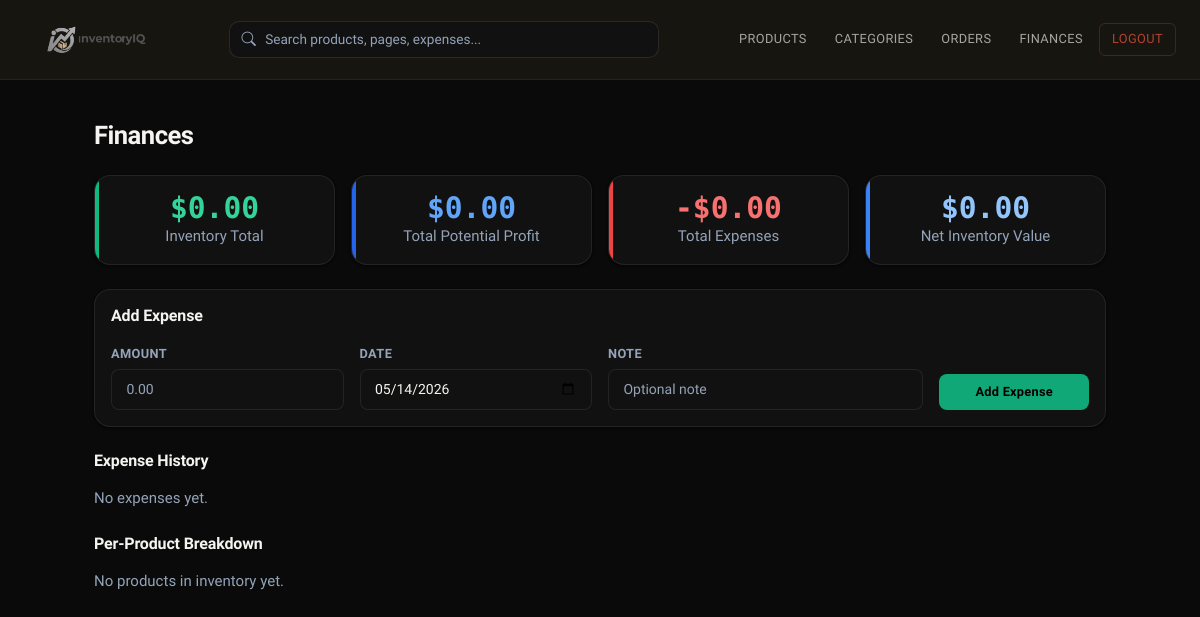
/finances/ (signed in), run on an earlier commit of the app's database.
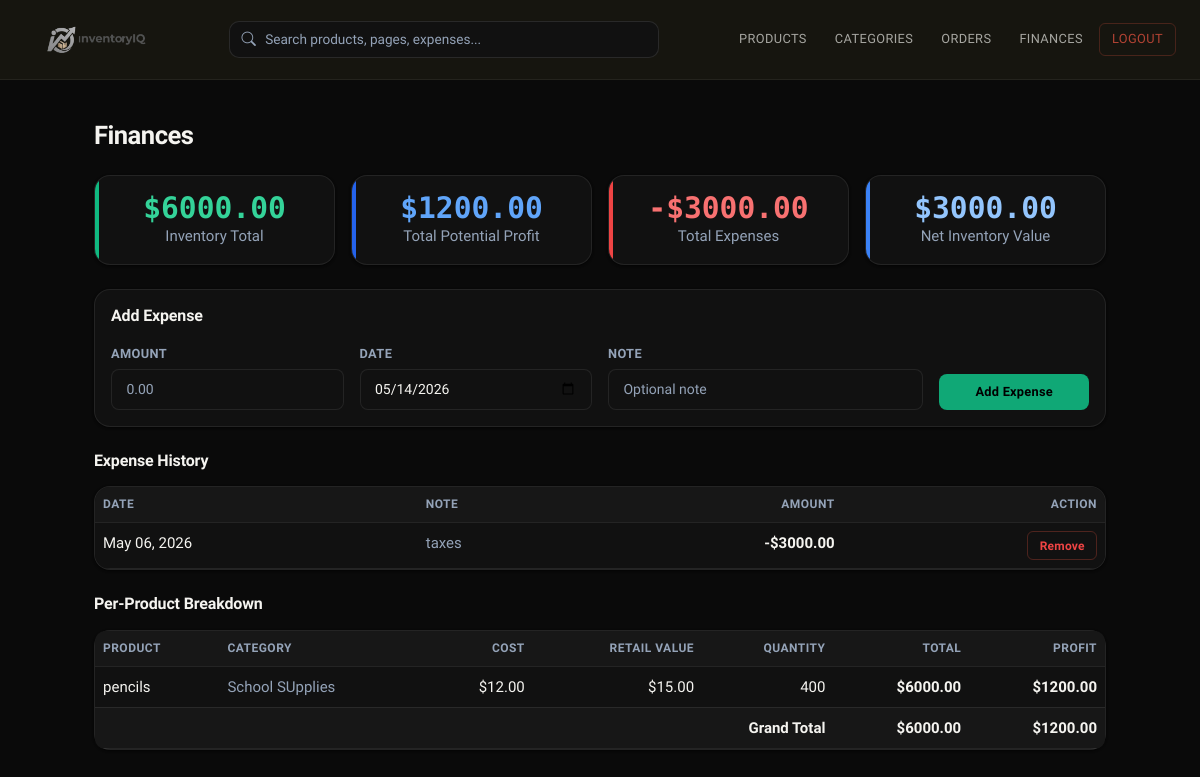
And on a later commit of the database.
### inventory/models.py (models this page shows, shortened)
class Expense(models.Model):
    user = models.ForeignKey(User, on_delete=models.CASCADE, null=True, blank=True)
    amount = models.DecimalField(max_digits=12, decimal_places=2)
    date = models.DateField(default=timezone.now)
    note = models.TextField(blank=True)
    created_at = models.DateTimeField(auto_now_add=True)
    class Meta:
        ordering = ["-date", "-created_at"]

class Category(models.Model):
    user = models.ForeignKey(User, on_delete=models.CASCADE, null=True, blank=True)
    name = models.CharField(max_length=100)
    parent = models.ForeignKey(
        'self',
        on_delete=models.SET_NULL,
        null=True,
        blank=True,
        related_name='subcategories'
    )
    def __str__(self):
        if self.parent:
            return f"{self.parent.name} > {self.name}"
        return self.name
    class Meta:
        verbose_name_plural = "Categories"
        ordering = ["name"]

class Product(models.Model):
    user = models.ForeignKey(User, on_delete=models.CASCADE, null=True, blank=True)
    name = models.CharField(max_length=200)
    category = models.ForeignKey(
        Category, on_delete=models.SET_NULL, null=True, blank=True
    )
    quantity = models.PositiveIntegerField(default=0)
    low_stock_threshold = models.PositiveIntegerField(default=5)
    description = models.TextField(blank=True)
    created_at = models.DateTimeField(auto_now_add=True)
    updated_at = models.DateTimeField(auto_now=True)
    sku_number = models.CharField(max_length=100, unique=True, blank=True, null=True)
    low_stock_notified = models.BooleanField(default=False)
    retail_value = models.DecimalField(
        max_digits=10, decimal_places=2, null=True, blank=True
    )
    cost_value = models.DecimalField(
        max_digits=10, decimal_places=2, null=True, blank=True
    )
    display_order = models.PositiveIntegerField(default=0)

### inventory/views.py (the view)
# urls.py: path('finances/', views.finances, name='finances'),
@login_required
def finances(request):
    if request.method == "POST":
        expense_form = ExpenseForm(request.POST)
        if expense_form.is_valid():
            expense = expense_form.save(commit=False)
            expense.user = request.user
            expense.save()
            log_activity("expense", f"Recorded expense: ${expense.amount}.")
            messages.success(request, "Expense added.")
            return redirect("finances")
    else:
        expense_form = ExpenseForm()
    products = Product.objects.filter(user=request.user).select_related("category").all().order_by("name")
    expenses = list(Expense.objects.filter(user=request.user).all())
    product_data = []
    grand_total = 0
    total_cost = 0
    potential_profit = 0
    for product in products:
        retail = product.retail_value or 0
        cost = product.cost_value or 0
        line_total = retail * product.quantity
        line_cost = cost * product.quantity
        line_profit = (retail - cost) * product.quantity
        grand_total += line_total
        total_cost += line_cost
        potential_profit += line_profit
        product_data.append(
            {
                "name": product.name,
                "category": product.category,
                "retail_value": retail,
                "cost_value": cost,
                "quantity": product.quantity,
                "line_total": line_total,
                "line_profit": line_profit,
            }
        )
    expenses_total = sum((expense.amount for expense in expenses), Decimal("0.00"))
    net_inventory_value = grand_total - expenses_total
    context = {
        "product_data": product_data,
        "grand_total": grand_total,
        "total_cost": total_cost,
        "potential_profit": potential_profit,
        "expenses": expenses,
        "expenses_total": expenses_total,
        "net_inventory_value": net_inventory_value,
        "expense_form": expense_form,
    }
    return render(request, "inventory/finances.html", context)

### inventory/forms.py
class ExpenseForm(forms.ModelForm):
    class Meta:
        model = Expense
        fields = ["amount", "date", "note"]
        widgets = {
            "amount": forms.NumberInput(
                attrs={"class": "form-control", "step": "0.01", "min": "0", "placeholder": "0.00"}
            ),
            "date": forms.DateInput(attrs={"class": "form-control", "type": "date"}),
            "note": forms.TextInput(attrs={"class": "form-control", "placeholder": "Optional note"}),
        }

### templates/inventory/finances.html (shortened to what this page needs)
{% extends 'base.html' %}
{% block content %}
<h2 class="mb-4">Finances</h2>
<div class="row g-3 mb-4">
    <div class="col-12 col-md-6 col-lg-3">
        <div class="card finance-metric-card metric-inventory text-center p-3">
            <div class="finance-metric-value">${{ grand_total|floatformat:2 }}</div>
            <div class="text-muted">Inventory Total</div>
        </div>
    </div>
    <div class="col-12 col-md-6 col-lg-3">
        <div class="card finance-metric-card metric-profit text-center p-3">
            <div class="finance-metric-value">${{ potential_profit|floatformat:2 }}</div>
            <div class="text-muted">Total Potential Profit</div>
        </div>
    </div>
    <div class="col-12 col-md-6 col-lg-3">
        <div class="card finance-metric-card metric-expenses text-center p-3">
            <div class="finance-metric-value">-${{ expenses_total|floatformat:2 }}</div>
            <div class="text-muted">Total Expenses</div>
        </div>
    </div>
    <div class="col-12 col-md-6 col-lg-3">
        <div class="card finance-metric-card metric-net text-center p-3">
            <div class="finance-metric-value">${{ net_inventory_value|floatformat:2 }}</div>
            <div class="text-muted">Net Inventory Value</div>
        </div>
    </div>
</div>
<div class="card p-3 mb-4">
    <h4 class="mb-3">Add Expense</h4>
    <form method="post" class="row g-3 align-items-end">
        <div class="col-12 col-md-3">
            <label class="form-label mb-1">Amount</label>
            {{ expense_form.amount }}
        </div>
        <div class="col-12 col-md-3">
            <label class="form-label mb-1">Date</label>
            {{ expense_form.date }}
        </div>
        <div class="col-12 col-md-4">
            <label class="form-label mb-1">Note</label>
            {{ expense_form.note }}
        </div>
        <div class="col-12 col-md-2 d-grid">
            <button type="submit" class="btn btn-dark">Add Expense</button>
        </div>
    </form>
</div>
<h4 class="mb-3">Expense History</h4>
{% if expenses %}
<div class="card expense-history-card mb-4">
    <div class="table-responsive">
        <table class="table table-hover mb-0">
            <thead>
                <tr>
                    <th>Date</th>
                    <th>Note</th>
                    <th class="text-end">Amount</th>
                    <th class="text-end">Action</th>
                </tr>
            </thead>
            <tbody>
                {% for expense in expenses %}
                <tr>
                    <td>{{ expense.date|date:"M d, Y" }}</td>
                    <td class="text-muted">{{ expense.note|default:"—" }}</td>
                    <td class="text-end fw-semibold">-${{ expense.amount|floatformat:2 }}</td>
                    <td class="text-end">
                        <form method="post" action="{% url 'expense_delete' expense.pk %}" class="d-inline">
                            <button type="submit" class="btn btn-sm btn-outline-danger">Remove</button>
                        </form>
                    </td>
                </tr>
                {% endfor %}
            </tbody>
        </table>
    </div>
</div>
{% else %}
<p class="text-muted mb-4">No expenses yet.</p>
{% endif %}
<h4 class="mb-3">Per-Product Breakdown</h4>
{% if product_data %}
<div class="card">
    <div class="table-responsive">
        <table class="table table-hover mb-0">
            <thead>
                <tr>
                    <th>Product</th>
                    <th>Category</th>
                    <th class="text-end">Cost</th>
                    <th class="text-end">Retail Value</th>
                    <th class="text-end">Quantity</th>
                    <th class="text-end">Total</th>
                    <th class="text-end">Profit</th>
                </tr>
            </thead>
            <tbody>
                {% for item in product_data %}
                <tr>
                    <td>{{ item.name }}</td>
                    <td class="text-muted">{% if item.category %}{{ item.category }}{% else %}Not Under Category{% endif %}</td>
                    <td class="text-end">${{ item.cost_value|floatformat:2 }}</td>
                    <td class="text-end">${{ item.retail_value|floatformat:2 }}</td>
                    <td class="text-end">{{ item.quantity }}</td>
                    <td class="text-end fw-semibold">${{ item.line_total|floatformat:2 }}</td>
                    <td class="text-end fw-semibold">${{ item.line_profit|floatformat:2 }}</td>
                </tr>
                {% endfor %}
            </tbody>
            <tfoot>
                <tr>
                    <td colspan="5" class="text-end fw-bold">Grand Total</td>
                    <td class="text-end fw-bold">${{ grand_total|floatformat:2 }}</td>
                    <td class="text-end fw-bold">${{ potential_profit|floatformat:2 }}</td>
                </tr>
            </tfoot>
        </table>
    </div>
</div>
{% else %}
<p class="text-muted">No products in inventory yet.</p>
{% endif %}
{% endblock %}

### templates/base.html (shortened to what this page needs)
<!DOCTYPE html>
<html lang="en">
<head>
    <link href="https://cdn.jsdelivr.net/npm/bootstrap@5.3.0/dist/css/bootstrap.min.css" rel="stylesheet">
    <link href="https://cdn.jsdelivr.net/npm/bootstrap-icons@1.10.5/font/bootstrap-icons.css" rel="stylesheet">
</head>
<body class="{% if request.resolver_match.url_name == 'dashboard' %}dashboard-page{% endif %}">
    {% if user.is_authenticated %}
    <nav class="app-nav">
        <a class="brand" href="{% url 'dashboard' %}">
            <img alt="InventoryIQ">
        </a>
        <form class="global-search" action="{% url 'global_search' %}" method="get" autocomplete="off">
            <div class="global-search-box">
                <i class="bi bi-search"></i>
                <input
                    type="search"
                    id="global-search-input"
                    name="q"
                    class="global-search-input"
                    value="{{ request.GET.q }}"
                    placeholder="Search products, pages, expenses..."
                >
            </div>
        </form>
        <div class="nav-links">
            <a href="{% url 'product_list' %}">Products</a>
            <a href="{% url 'category_list' %}">Categories</a>
            <a href="{% url 'purchase_order_list' %}">Orders</a>
            <a href="{% url 'finances' %}">Finances</a>
            <a href="{% url 'logout' %}" class="logout-btn">Logout</a>
        </div>
    </nav>
    {% endif %}
    <div class="app-container {% if request.resolver_match.url_name == 'dashboard' %}dashboard-layout{% endif %}">
        {% block content %}{% endblock %}
    </div>
</body>
</html>

### templates/base.html (style rules this page uses)
:root { --bg: #0a0a0a; --surface: #111111; --surface-2: #171717; --ink: #f5f4f0; --ink-muted: #94a3b8; --accent: #10b981; --accent-alt: #ef4444; --border: rgba(255,255,255,0.08); --nav-bg: #16150f; --nav-ink: #f5f4f0; --radius: 10px; --radius-lg: 16px; --shadow-sm: 0 1px 3px rgba(0,0,0,.4), 0 1px 2px rgba(0,0,0,.3); --shadow-md: 0 4px 16px rgba(0,0,0,.5), 0 1px 4px rgba(0,0,0,.3); }
*, *::before, *::after { box-sizing: border-box; }
body { background-color: var(--bg); color: var(--ink); font-family: 'Sora', sans-serif; font-size: 15px; line-height: 1.6; min-height: 100vh; }
.app-nav { background: var(--nav-bg); padding: 0 1.5rem; height: 80px; display: flex; align-items: center; justify-content: space-between; position: sticky; top: 0; z-index: 100; border-bottom: 1px solid rgba(255,255,255,.06); }
.app-nav .brand { text-decoration: none; display: flex; align-items: center; }
.app-nav .brand img { height: 75px; width: auto; display: block; mix-blend-mode: screen; }
.nav-links { display: flex; align-items: center; gap: .25rem; }
.nav-links a { color: rgba(245,244,240,.65); text-decoration: none; font-size: .8rem; font-weight: 500; letter-spacing: .03em; text-transform: uppercase; padding: .35rem .75rem; border-radius: 6px; transition: color .15s, background .15s; }
.nav-links a.logout-btn { color: rgba(217,79,61,.8); border: 1px solid rgba(217,79,61,.25); }
.global-search { position: relative; flex: 1; max-width: 430px; margin: 0 1rem; }
.global-search-box { display: flex; align-items: center; gap: 0.45rem; background: #111111; border: 1px solid rgba(255,255,255,0.1); border-radius: 10px; padding: 0.35rem 0.7rem; }
.global-search-box i { color: var(--ink-muted); font-size: 0.9rem; }
.global-search-input { width: 100%; border: none; outline: none; background: transparent; color: var(--ink); font-size: 0.85rem; }
.global-search-input::placeholder { color: var(--ink-muted); }
.app-container { max-width: 1060px; margin: 0 auto; padding: 2.5rem 1.5rem 4rem; }
.card { background: var(--surface); border: 1px solid var(--border); border-radius: var(--radius-lg); box-shadow: var(--shadow-sm); }
.btn { font-family: 'Sora', sans-serif; font-size: .8rem; font-weight: 600; letter-spacing: .02em; border-radius: 8px; padding: .45rem 1rem; transition: all .15s; border-width: 1.5px; }
.btn-dark { background: rgba(16, 185, 129, 0.9); border-color: transparent; color: #000; font-weight: 600; }
.btn-outline-danger { color: var(--accent-alt); border-color: rgba(217,79,61,.3); }
.btn-sm { font-size: .75rem; padding: .3rem .7rem; border-radius: 6px; }
.form-control, .form-select { font-family: 'Sora', sans-serif; font-size: .875rem; border: 1.5px solid var(--border); border-radius: 8px; background: var(--surface); color: var(--ink); padding: .55rem .9rem; transition: border-color .15s, box-shadow .15s; }
.form-control::placeholder { color: var(--ink-muted); opacity: 1; }
.form-label { font-size: .8rem; font-weight: 600; letter-spacing: .03em; text-transform: uppercase; color: var(--ink-muted); margin-bottom: .4rem; }
h2 { font-size: 1.6rem; font-weight: 700; letter-spacing: -.02em; color: var(--ink); }
h4 { font-size: 1rem; font-weight: 600; letter-spacing: -.01em; color: var(--ink); }
.text-muted { color: var(--ink-muted) !important; }
.table { color: var(--ink); border-color: var(--border); }
.table > :not(caption) > * > * { background-color: transparent; color: var(--ink); border-bottom-color: var(--border); }
.table thead th { color: var(--ink-muted); font-size: .75rem; font-weight: 600; letter-spacing: .04em; text-transform: uppercase; border-bottom-color: var(--border); }
.table-responsive { border-radius: var(--radius); }

What changed in the data, as far as the page shows it:
added Expense: date "May 06, 2026", note "taxes", amount "3000.00"
added Category: name "pencils", category "School SUpplies", cost_value "12.00", retail_value "15.00", quantity "400", line_total "6000.00", line_profit "1200.00"
Also different on the page:
{{ grand_total|floatformat:2 }}: "0.00" → "6000.00"
{{ potential_profit|floatformat:2 }}: "0.00" → "1200.00"
{{ expenses_total|floatformat:2 }}: "0.00" → "3000.00"
{{ net_inventory_value|floatformat:2 }}: "0.00" → "3000.00"
{{ grand_total|floatformat:2 }}: (not shown) → "6000.00"
{{ potential_profit|floatformat:2 }}: (not shown) → "1200.00"
text no longer shown: "No expenses yet. No products in inventory yet."
text now shown: "DATE NOTE AMOUNT ACTION PRODUCT CATEGORY COST RETAIL VALUE QUANTITY TOTAL PROFIT Grand Total $ $"
